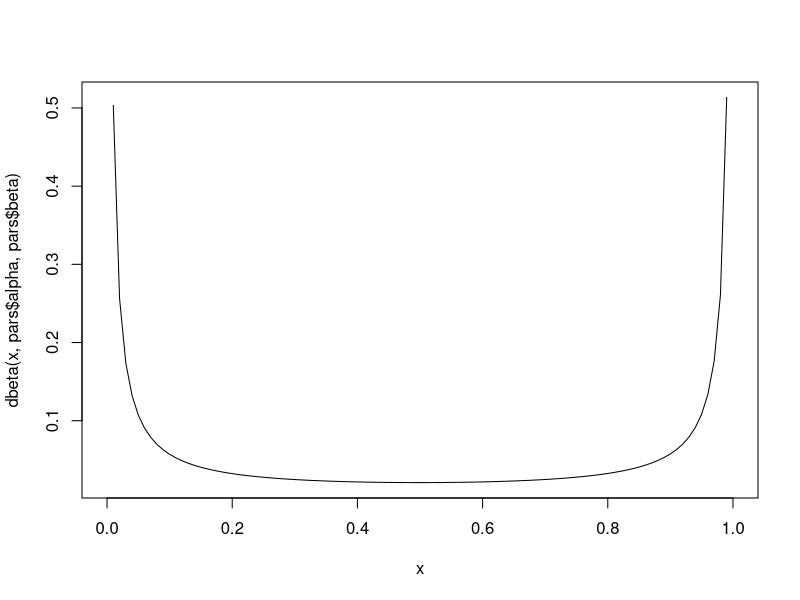
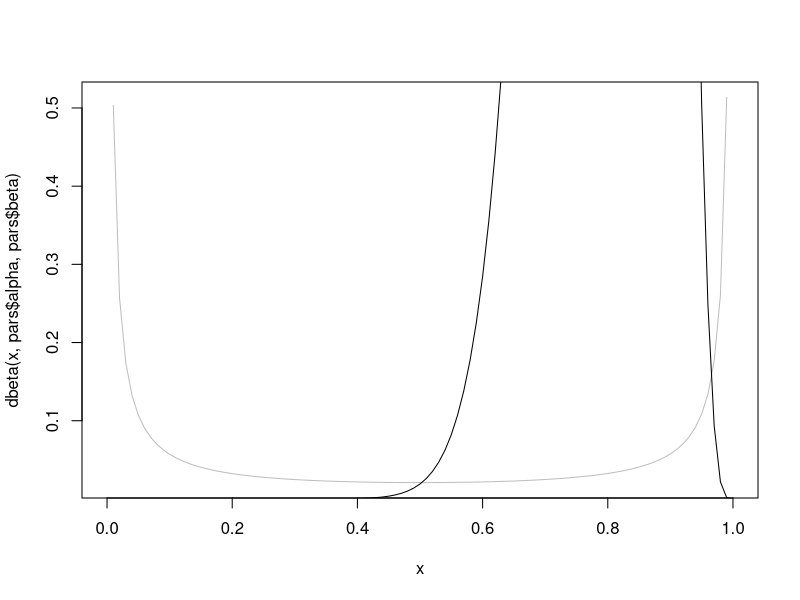
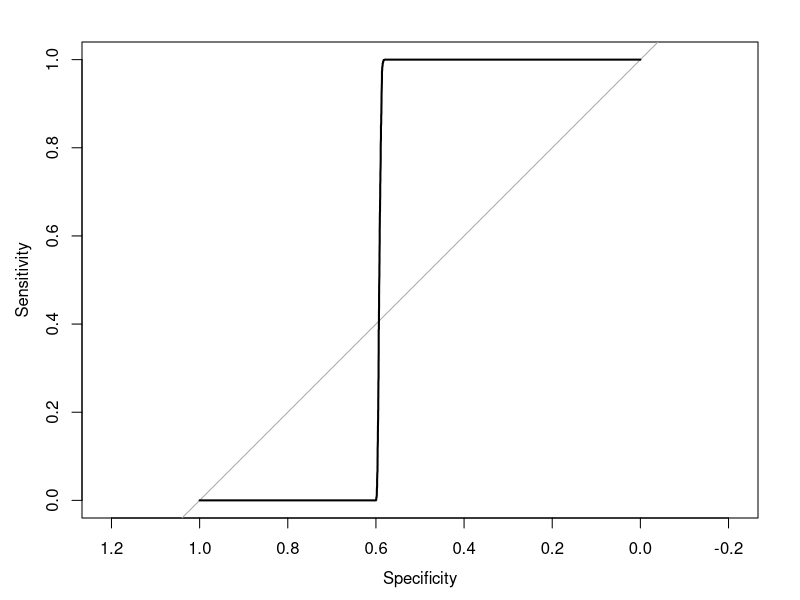

Source code (R) for these figures, in order:
# https://stats.stackexchange.com/questions/12232/calculating-the-parameters-of-a-beta-distribution-using-the-mean-and-variance
beta_params <- function(mu, var) {
  alpha <- ((1 - mu) / var - 1 / mu) * mu ^ 2
  beta <- alpha * (1 / mu - 1)
  
  return(list(alpha = alpha, beta = beta))
}

muu = runif(1)
varr = runif(1, max=muu*(1-muu))

pars = beta_params(muu, varr)

curve(dbeta(x, pars$alpha, pars$beta))

muu2 = runif(1, min=muu)
varr2 = runif(1, max=muu2*(1-muu2))

pars2 = beta_params(muu2, varr2)

#px<y = int p(x<y|y)p(y) dy
p_x_lt_y = function(y, ax, bx, ay, by) {
  pbeta(y, ax, bx)*dbeta(y, ay, by)
}

integrate(p_x_lt_y, 0, 1, pars$alpha, pars$beta, 
                          pars2$alpha, pars2$beta)

curve(dbeta(x, pars$alpha, pars$beta), col="grey")
curve(dbeta(x, pars2$alpha, pars2$beta), add=T)

zeros = rbeta(7000, pars$alpha, pars$beta)
ones = rbeta(3000, pars2$alpha, pars2$beta)

true = c(rep(0, 7000), rep(1, 3000))
pred = c(zeros, ones)

library(pROC)

roc1 = roc(true, pred)
plot(roc1)
auc(roc1)

# Kajsa's approach:
zeros = runif(7000, 0, .6)
ones = runif(3000, .4, 1)

true = c(rep(0, 7000), rep(1, 3000))
pred = c(zeros, ones)

# can we make the "dichotome" curve?
# not like this:
zeros = rbinom(7000, 1, .1)
ones = rbinom(3000, 1, .7)

true = c(rep(0, 7000), rep(1, 3000))
pred = c(zeros, ones)
